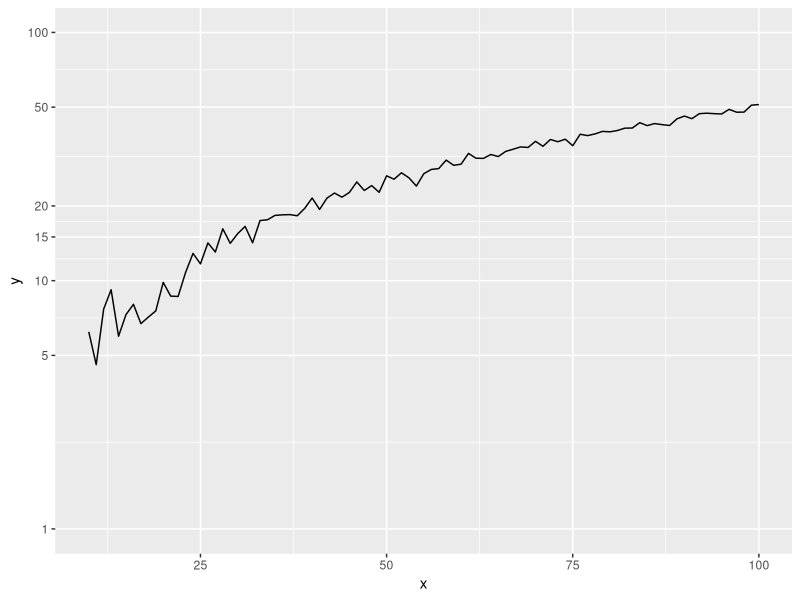

Write the R code that produced this figure.
# Library
library(ggplot2)

# Create dummy data
data <- data.frame(
  x=seq(10,100),
  y=seq(10,100)/2+rnorm(90)
)

# Make the plot
ggplot(data, aes(x=x, y=y)) +
  geom_line() +
  scale_y_log10(breaks=c(1,5,10,15,20,50,100), limits=c(1,100))